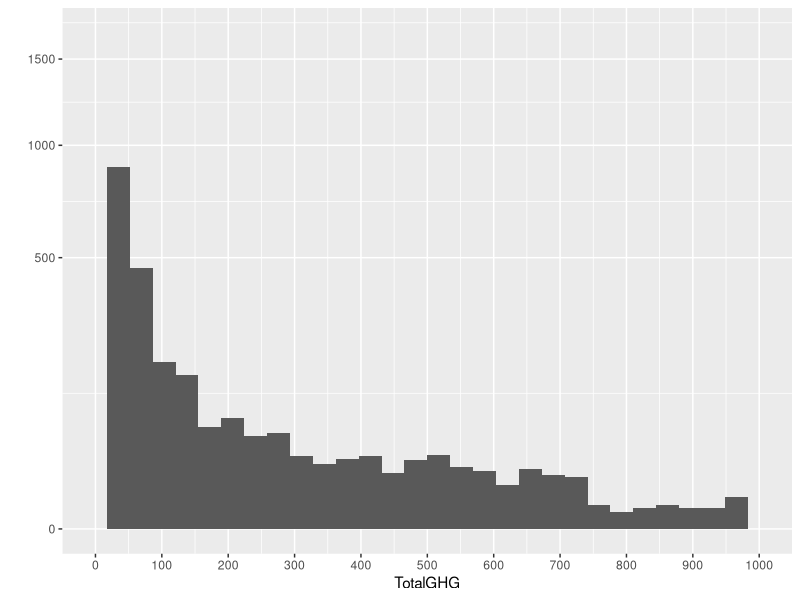
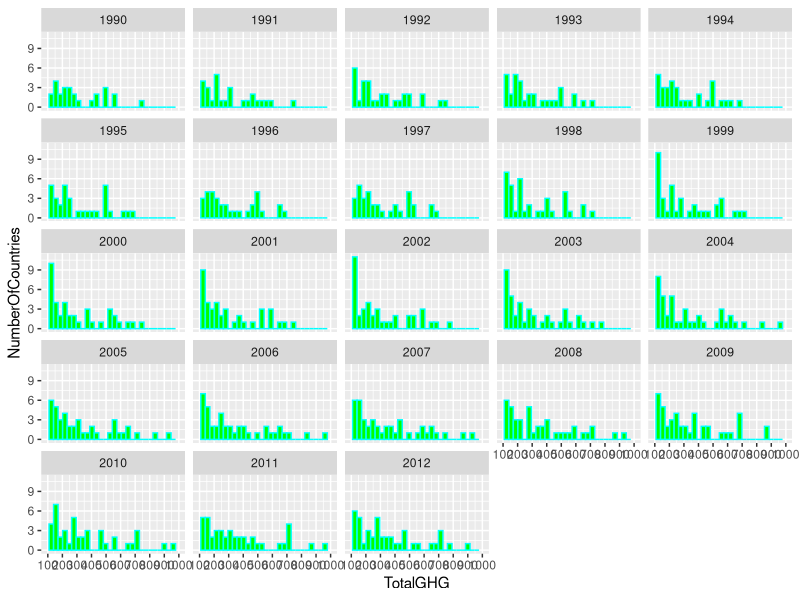
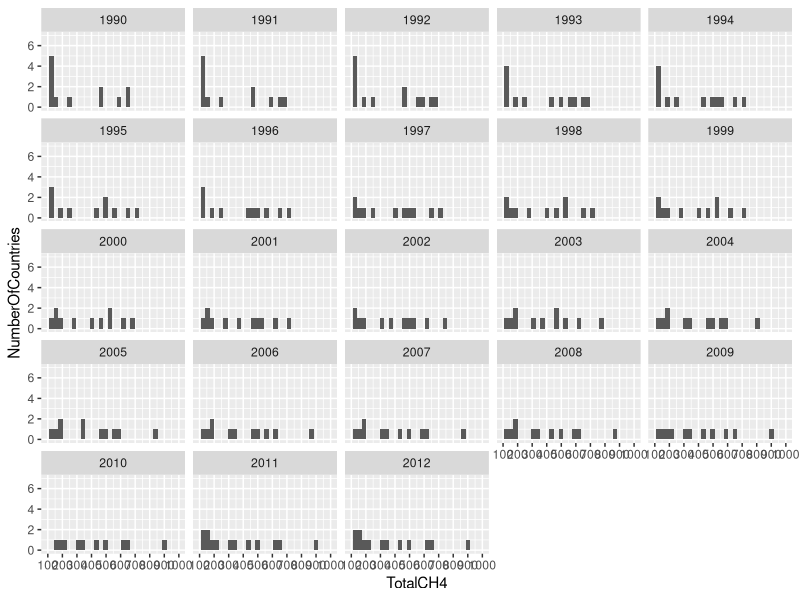
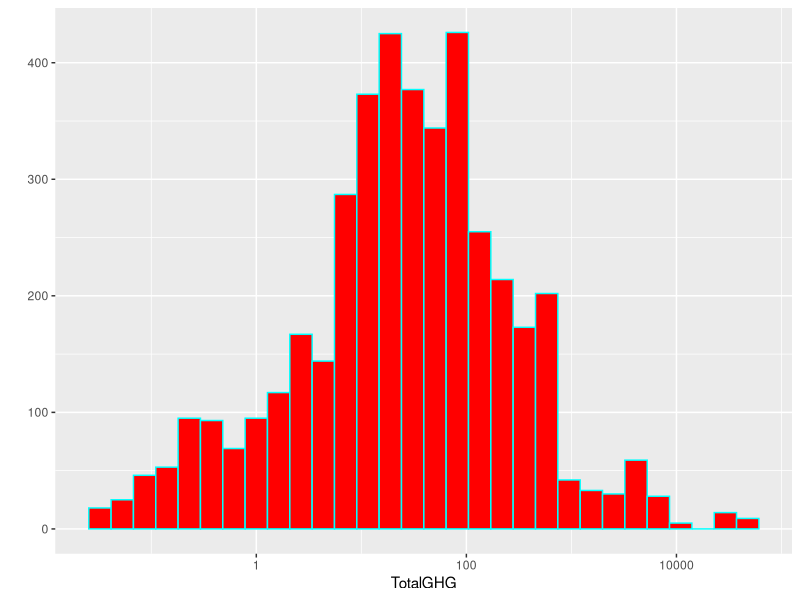
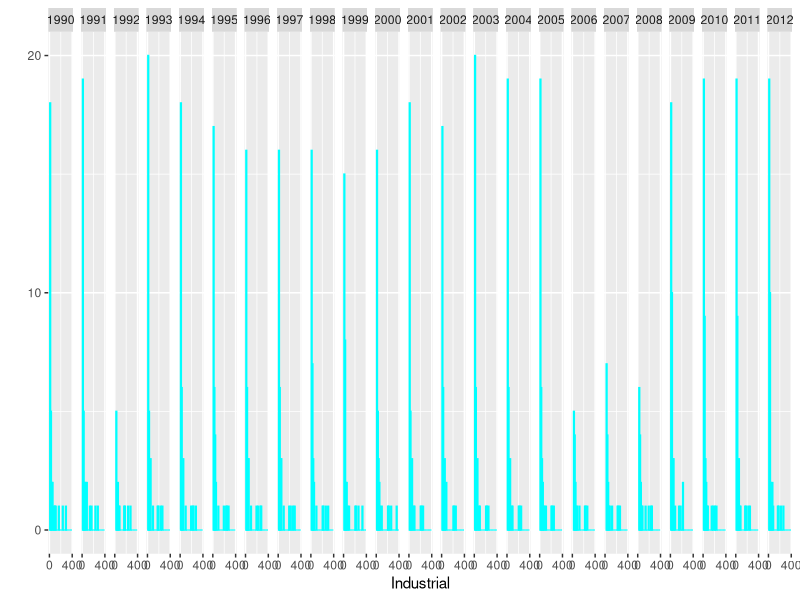
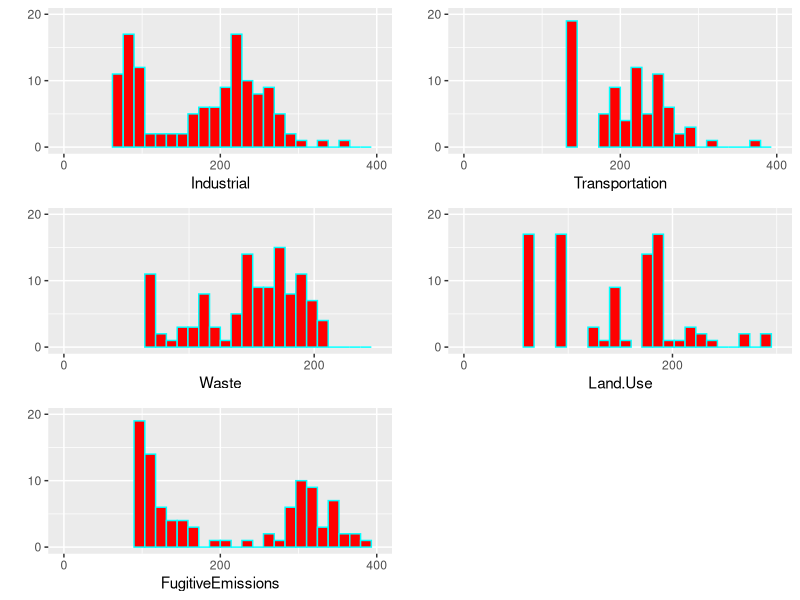
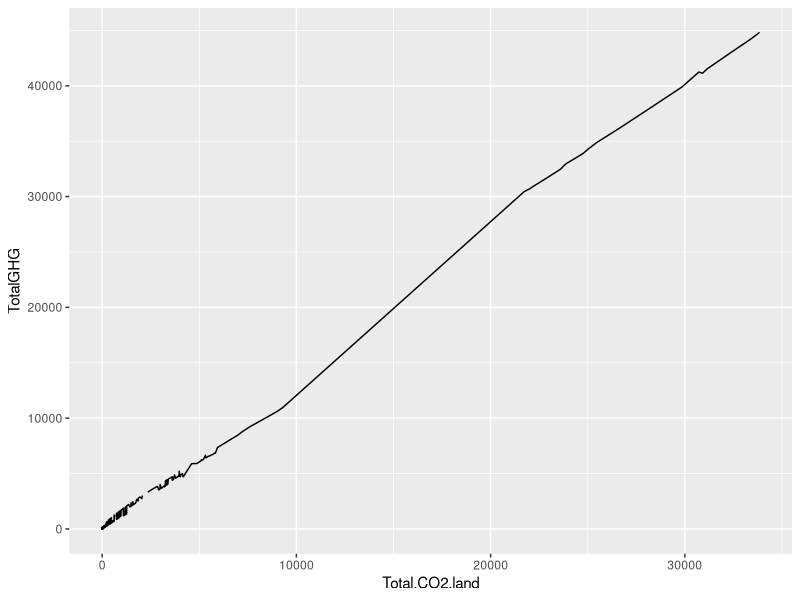
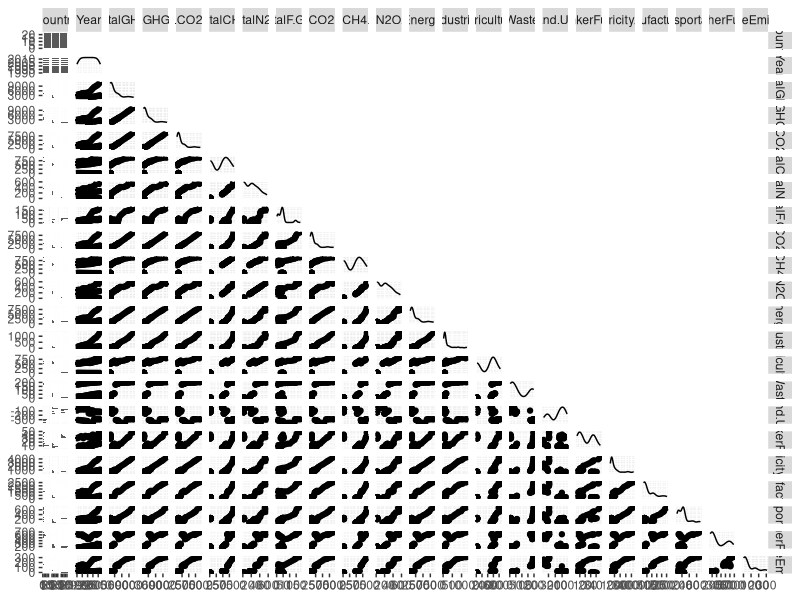

The R source for these figures, in order:
## ---- chunk 1
# Load all of the packages that you end up using in your analysis in this code
# chunk.

# install these if necessary
#install.packages('GGally')
#install.packages('scales')
#install.packages('memisc')
#install.packages('lattice')
#install.packages('MASS')
#install.packages('car')
#install.packages('reshape')
#install.packages('plyr')
#install.packages('RColorBrewer', dependencies = TRUE)


# load the ggplot graphics package and the others
library(RColorBrewer)
library(ggplot2)
library(GGally)
library(scales)
library(memisc)
library(gridExtra)
library(tseries)
library(forecast)
library(reshape2)
library(dplyr)




## ---- chunk 2
# Load the Data


ghg <- read.csv("GHG.csv" , sep = ",")

summary(ghg)
#getwd()

## ---- chunk 3

# A simple histogram dipicting TotalGHG distribution (it shows that most of the countries over the year has very less emmision also that there are more emission by certain coutries over the year other than this not much can be drawn out) 


qplot(x=TotalGHG ,data = ghg ) +
  scale_x_continuous(limits = c(0,1000) , breaks = seq(0,1000,100)) +
  scale_y_sqrt()


## ---- chunk 4

#to know About distribution and trend over the years of Total GHG emmission (Total GHG is taken as one of the mai features)

qplot(x=TotalGHG,data = ghg ,ylab = 'NumberOfCountries', color = I('cyan'),
      fill= I('green')  )+
  scale_x_continuous(limits = c(100,1000) , breaks = seq(100,1000,100))+
  facet_wrap(~Year)

## ---- chunk 5

qplot(x=TotalCH4 , data = ghg ,ylab = 'NumberOfCountries'  )+
  scale_x_continuous(limits = c(100,1000) , breaks = seq(100,1000,100))+
  facet_wrap(~Year)

## ---- chunk 6

#it is found out to be a bimodal normal distribution
qplot(x=TotalGHG ,data = ghg , color = I('cyan') , fill= I('red') ) +
  scale_x_continuous(limits = c(0,1000) , breaks = seq(0,1000,100))+
  scale_x_log10()

## ---- chunk 7


qplot(x= Industrial ,data = ghg , color = I('cyan') , fill= I('red') ) +
  scale_x_continuous(limits = c(0,400) , breaks = seq(0,400,400))+
  scale_y_continuous(limits = c(0,20) , breaks = seq(0,50,10)) +
  facet_grid(~Year , space ='free_x' , scales = 'free_x')

## ---- chunk 8

p1 <-qplot(x= Industrial ,data = ghg ,
           color = I('cyan') , fill= I('red') ) +
  scale_x_continuous(limits = c(0,400) , breaks = seq(0,500,200))+
  scale_y_continuous(limits = c(0,20) , breaks = seq(0,50,10)) 

p2 <-qplot(x= Transportation ,data = ghg , 
           color = I('cyan') , fill= I('red') ) +
  scale_x_continuous(limits = c(0,400) , breaks = seq(0,500,200))+
  scale_y_continuous(limits = c(0,20) , breaks = seq(0,50,10)) 

p3<- qplot(x= Waste ,data = ghg , 
           color = I('cyan') , fill= I('red') ) +
  scale_x_continuous(limits = c(0,250) , breaks = seq(0,500,200))+
  scale_y_continuous(limits = c(0,20) , breaks = seq(0,50,10)) 

p4<- qplot(x= Land.Use ,data = ghg , 
           color = I('cyan') , fill= I('red') ) +
  scale_x_continuous(limits = c(0,300) , breaks = seq(0,500,200))+
  scale_y_continuous(limits = c(0,20) , breaks = seq(0,50,10)) 

p5<- qplot(x= FugitiveEmissions ,data = ghg , 
           color = I('cyan') , fill= I('red') ) +
  scale_x_continuous(limits = c(0,400) , breaks = seq(0,500,200))+
  scale_y_continuous(limits = c(0,20) , breaks = seq(0,50,10)) 

grid.arrange(p1,p2,p3,p4,p5 , ncol=2)






## ---- chunk 9

color.sub<- c( 'China' , 'Japan' , 'Bangladesh' , 'Pakistan' , 'India' , 'Afghanistan')
color.sub2<- c( 'China' , 'India' )
ghg1 <- subset (ghg, (ghg$Country == 'India' | ghg$Country == 'China' 
                      | ghg$Country == 'Japan'))


ggplot(aes(x=Total.CO2.land , y=TotalGHG ), data = ghg) +
  geom_line()

## ---- chunk 10

suppressWarnings(ggpairs(ghg1 , cardinality_threshold = 188  , upper = 'blank'))






## ---- chunk 11

ggplot(aes(x=TotalCH4 , TotalCH4.land  ) , data = ghg) + 
  geom_point()+ 
  scale_x_continuous(breaks = seq(0,200,100) , limits = c(0,200)) +
  scale_y_continuous(breaks = seq(0,200,100) , limits = c(0,200))+
  stat_smooth(method = "lm")



## ---- chunk 12
qplot(x= Energy , y = ..count.. / sum(..count..) , data = ghg1 ,
      xlab = 'Energy Emission' , ylab = 'count density'  , geom = 'freqpoly' , 
      color = Country ) +
  scale_x_continuous( breaks = seq(0,1000,10)) +
  scale_x_log10()

summary(ghg1)

## ---- chunk 13

ggplot(aes(x=Total.CO2.land , y = TotalCO2.land  ) , data = ghg) + 
  geom_point()+ 
  scale_x_continuous(breaks = seq(0,400,100) , limits = c(0,400)) +
  scale_y_continuous(breaks = seq(0,300,100) , limits = c(0,300))+
  stat_smooth(method = "lm")

ggplot(aes(x=TotalN2O , y = TotalN2O.land ) , data = ghg) + 
  geom_point()+ 
  scale_x_continuous(breaks = seq(0,400,100) , limits = c(0,400)) +
  scale_y_continuous(breaks = seq(0,300,100) , limits = c(0,300))+
  stat_smooth(method = "lm")






#names(ghg)

## ---- chunk 14
ghg2 <-ghg1
ggplot(aes(x = Country, y = TotalGHG),data = ghg1) +
  geom_boxplot() +
  stat_summary( fun.y = mean , geom = 'point' , shape =8)



ghga <- subset(ghg ,   ghg$Country == 'India' |
                       ghg$Country == 'China' | ghg$Country == 'Japan')
ghga$year_bucket <- cut (ghga$Year , c(1990 ,1995 , 2000,2005 ,2012 ))
table(ghga$year_bucket, useNA = 'ifany')

ghga$year_bucket_b <- cut (ghga$Year ,c(1990 ,1992 , 1994 , 1996 , 1998 ,2000 ,
                                        2002 , 2004, 2006 , 2008 , 2010 , 2012 ))
table(ghga$year_bucket_b, useNA = 'ifany')



ghga <- na.omit(ghga)

## ---- chunk 15

ggplot(aes(x= year_bucket_b, y=Agriculture, fill = Country) ,
       data = ghga )+
  geom_bar(position="dodge", stat="identity")

ggplot(aes(x= year_bucket, y=TotalGHG, fill = Country) ,
       data = ghga )+
  geom_bar(position="dodge", stat="identity")


## ---- chunk 16



px <- ggplot(aes(x=Year , y= TotalGHG ,color = Country ),
             data = ghg1) +
  geom_line()+ ylab('totalGHG')



py <- ggplot(aes(x=Year , y= Total.CO2.land ,
                 color = Country ), data = ghg1) +
  geom_line()+
  ylab('CO2')

pz <- ggplot(aes(x=Year , y= TotalCH4 ,color = Country ),
             data = ghg1) +geom_line()+ ylab('CH4')

pa <- ggplot(aes(x=Year , y= TotalN2O ,color = Country ), 
             data = ghg1) +geom_line()+ ylab('N20')

grid.arrange(px,py,pz,pa ,ncol=1)






## ---- chunk 17

#PLOTTING ALL THE indutry  emmision COUNTRY WISE USING GRIDEXTRA.gridarrange
pl1 <- ggplot(aes(x=Year , y= Industrial ,color = Country ),
             data = ghg1) +
  geom_line()+ ylab('Industrial')



pl2 <- ggplot(aes(x=Year , y= Waste,
                 color = Country ), data = ghg1) +
  geom_line()+
  ylab('waste')

pl3 <- ggplot(aes(x=Year , y= Agriculture ,color = Country ),
             data = ghg1) +geom_line()+ ylab('Agri')

pl4 <- ggplot(aes(x=Year , y= Energy ,color = Country ), 
             data = ghg1) +geom_line()+ ylab('ENERGY')



pl5 <- ggplot(aes(x=Year , y= Manufacturing ,color = Country ), 
             data = ghg1) +geom_line()+ ylab('Manufacturing')


pl6 <- ggplot(aes(x=Year , y=Transportation  ,color = Country ), 
             data = ghg1) +geom_line()+ ylab('Transport')
lay <- rbind(c(1,1,1,2,2),
             c(1,1,1,2,2),
             c(1,1,1,2,2),
             c(3,3,3,4,4),
             c(3,3,3,4,4),
             c(5,5,5,6,6),
             c(5,5,5,6,6)
             )

grid.arrange(pl1,pl2,pl3,pl4,pl5,pl6 , ncol=1 , layout_matrix = lay)
## ---- chunk 18
#heat map

ghg_heat_map <-subset(ghg , select = c( "Energy" , "Industrial" ,
                                        "Agriculture","Waste" ,"Land.Use" ,
                                        "Electricity.Heat" ,"Manufacturing" ,
                                        "Transportation" , "FugitiveEmissions"))
colnames(ghg_heat_map) <- c(1:9)

summary(ghg_heat_map)
dim(ghg_heat_map)
View(ghg_heat_map)
Long.2 <- melt(as.matrix(ghg_heat_map[24:92,]))

names(Long.2) <- c("countryYP", "v2", "value")

#HEAT MAP
ggplot(aes(y = countryYP, x = v2, fill = value),
  data = Long.2) +
  geom_tile() +
  scale_fill_gradientn(colours = colorRampPalette(c("blue", "red"))(100))





## ---- chunk 19
#Arima time series
sub1 <-subset(ghg,ghg$Country == 'India' )
subt <- subset(sub1,select = c( 'Year' ) )
sub <- ts(subset(sub1,select = c('TotalGHG'  ) ))


subt$cleanTghg <- tsclean(sub)

ggplot() +
  geom_line(data = subt, aes(x = Year, y = cleanTghg)) + 
  ylab('Cleaned TOTAL GHG')







## ---- chunk 20


subt$ghg_ma5 <- ma(subt$cleanTghg, order=5) #ma= moving average   5 years
subt$ghg_ma10 <- ma(subt$cleanTghg, order=10)# ma  decade
summary(subt$ghg_ma5)
summary(subt$ghg_ma10)
ggplot() +
  geom_line(data = subt, aes(x = Year, y =cleanTghg , colour = "Totalghg")) +
  geom_line(data = subt, aes(x = Year, y = subt$ghg_ma5,   
                             colour = "Moving Average for 5 years"))+
  geom_line(data = subt, aes(x = Year, y = subt$ghg_ma5, 
                             colour = " Moving Average for 10 years"))+
  ylab('GHG ')  




## ---- chunk 21
tghg_ma <- ts(na.omit(subt$ghg_ma5), frequency=5) 
#taking 5 years as a frequeny and will build model around it

decomp = stl(tghg_ma, s.window="periodic" ,)
deseasonal_ghg <- seasadj(decomp)
plot(decomp)

#trend could easily be seen almost not too much noise 


#Arima model requires a stationary series

adf.test(tghg_ma, alternative = "stationary")

#Autocorrelation plots for chosing Arima parametres

Acf(tghg_ma, main='')

Pacf(tghg_ma, main='')

 


## ---- chunk 22
m1 <- auto.arima(deseasonal_ghg, seasonal=FALSE)
m1
#model is ok because no major corelation can be seen from ACF andPACF checking for '6'
tsdisplay(residuals(m1), lag.max=10, main='(0,2,0) Model Residuals') 


m2 <- arima(deseasonal_ghg, order=c(1,1,6))

m2

tsdisplay(residuals(m2), lag.max=10, main='Seasonal Model Residuals')
#m2 model with  6 is better and shows no correlation

fcast <- forecast(m2, h=15)
plot(fcast)
## ---- chunk 23

hold <- window(ts(deseasonal_ghg), start=2)
deseasonal_ghg
hold
fit_holdout <- arima(ts(deseasonal_ghg[-c(700:725)]), order=c(1,1,7))

fcast_holdout <- forecast(fit_holdout,h=15)

fcast_holdout
plot(x=fcast_holdout, main="Predicting future values using forecast")


fit_seasonality = auto.arima(deseasonal_ghg, seasonal=TRUE)
fit_seasonality
fcast_s <- forecast(fit_seasonality, h=20)
plot(fcast_s)

## ---- chunk 24



ggplot(aes(y= TotalGHG , x= year_bucket) ,
       data = ghga ) +
  geom_boxplot(aes(color = Country)  )+
  ggtitle(label = 'Total green house gas emmision vs Year(in groups)
          for some countries' , subtitle = 'in Metric Tones' )


## ---- chunk 25


grid.arrange(arrangeGrob(pl1,pl2,pl3,pl4,pl5,pl6 , 
                         top = "Sectors VS Year comparison for some Countries
                         (in metric tones)", 
                         layout_matrix = lay) , ncol=1  )
                          
?ggtitle
## ---- chunk 26
plot(x=fcast_holdout, main="Pridicting future values using forecast" , xlab = 'year[1 corresponds to 1990 and so on]' , ylab = 'TotalGHG Emmision')
 
